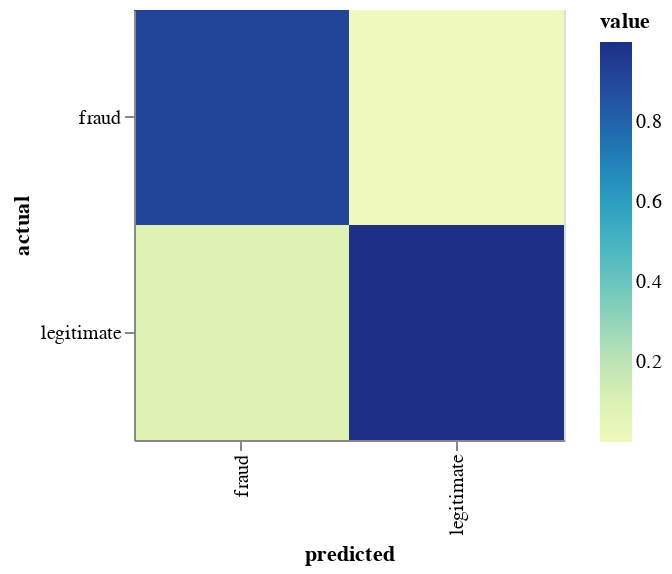

Source (notebook cell):
### Markdown cell above
This report shows that the model is performing well and that it is slightly better at identifying legitimate transactions than fraudulent ones. 

We can visualise the classification accuracy in a confusion matrix:

### Code cell
from mlworkflows import plot
df, chart = plot.binary_confusion_matrix(test["label"], predictions)
chart

### Figure 1 — Vega-Lite specification as saved in the notebook (floating-point values rounded to 4 significant figures)
{"config": {"view": {"continuousWidth": 400, "continuousHeight": 300}}, "data": {"name": "data-3994e266956230d2c76335b77d5ea3ed"}, "mark": "rect", "encoding": {"color": {"type": "quantitative", "field": "value"}, "tooltip": [{"type": "quantitative", "field": "raw_count"}], "x": {"type": "ordinal", "field": "predicted"}, "y": {"type": "ordinal", "field": "actual"}}, "height": 215, "width": 215, "$schema": "https://vega.github.io/schema/vega-lite/v4.0.0.json", "datasets": {"data-3994e266956230d2c76335b77d5ea3ed": [{"predicted": "fraud", "actual": "fraud", "raw_count": 13145, "value": 0.9144}, {"predicted": "fraud", "actual": "legitimate", "raw_count": 1230, "value": 0.08557}, {"predicted": "legitimate", "actual": "fraud", "raw_count": 426, "value": 0.0005775}, {"predicted": "legitimate", "actual": "legitimate", "raw_count": 737183, "value": 0.9994}]}}
